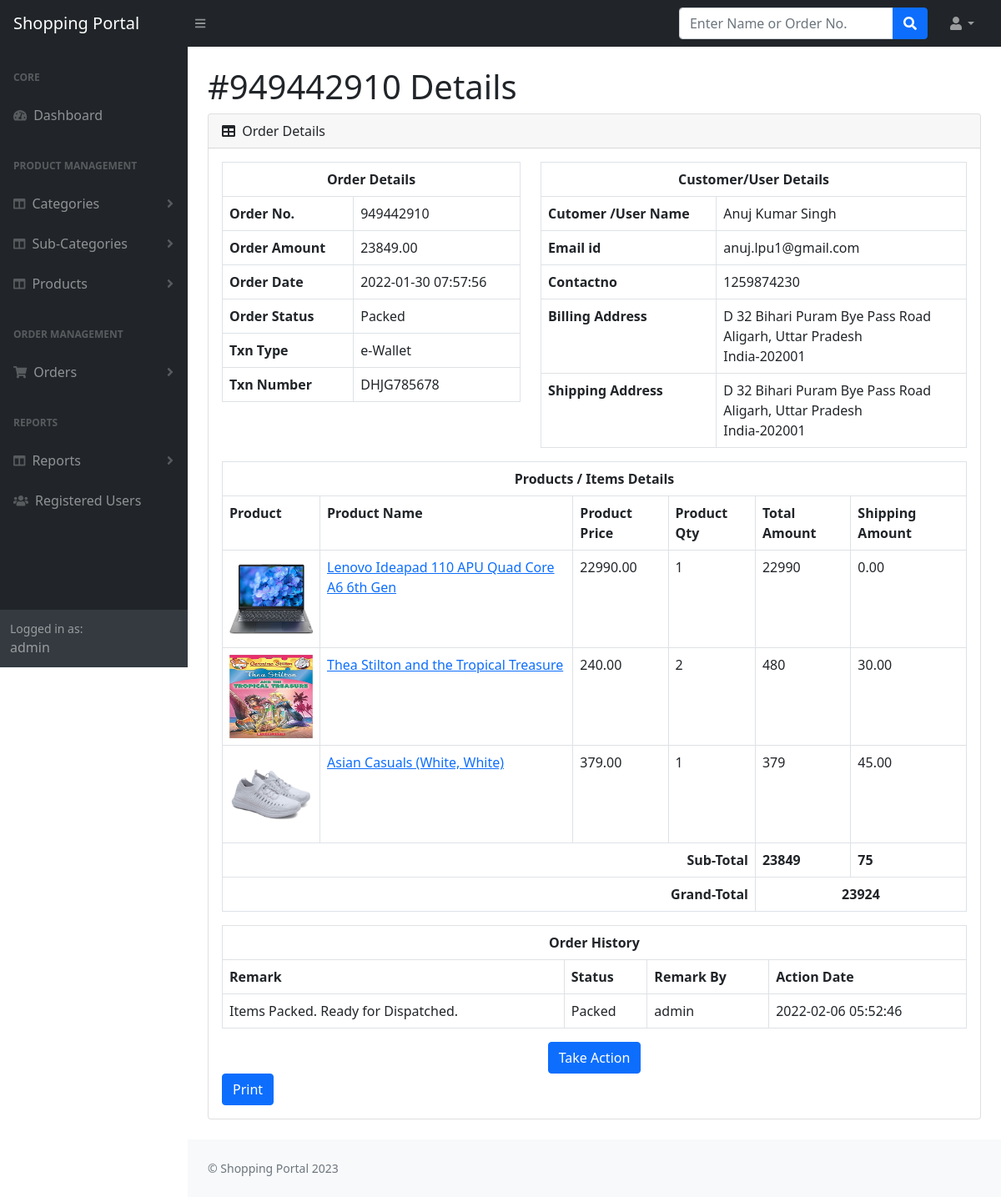
/shopping/admin/order-details.php?orderid=2 (signed in), run on the app's committed database.
### tables this page shows
CREATE TABLE `orders` (
  `id` int(11) NOT NULL,
  `orderNumber` bigint(12) DEFAULT NULL,
  `userId` int(11) DEFAULT NULL,
  `addressId` int(11) DEFAULT NULL,
  `totalAmount` decimal(10,2) DEFAULT NULL,
  `txnType` varchar(200) DEFAULT NULL,
  `txnNumber` varchar(50) DEFAULT NULL,
  `orderStatus` varchar(120) DEFAULT NULL,
  `orderDate` timestamp NOT NULL DEFAULT current_timestamp()
);

CREATE TABLE `users` (
  `id` int(11) NOT NULL,
  `name` varchar(255) DEFAULT NULL,
  `email` varchar(255) DEFAULT NULL,
  `contactno` bigint(11) DEFAULT NULL,
  `password` varchar(255) DEFAULT NULL,
  `regDate` timestamp NOT NULL DEFAULT current_timestamp(),
  `updationDate` timestamp NULL DEFAULT NULL ON UPDATE current_timestamp()
);

CREATE TABLE `addresses` (
  `id` int(11) NOT NULL,
  `userId` int(11) DEFAULT NULL,
  `billingAddress` varchar(255) DEFAULT NULL,
  `biilingCity` varchar(150) DEFAULT NULL,
  `billingState` varchar(100) DEFAULT NULL,
  `billingPincode` int(11) DEFAULT NULL,
  `billingCountry` varchar(100) DEFAULT NULL,
  `shippingAddress` varchar(300) DEFAULT NULL,
  `shippingCity` varchar(150) DEFAULT NULL,
  `shippingState` varchar(100) DEFAULT NULL,
  `shippingPincode` int(11) DEFAULT NULL,
  `shippingCountry` varchar(100) DEFAULT NULL,
  `postingDate` timestamp NULL DEFAULT current_timestamp()
);

CREATE TABLE `ordertrackhistory` (
  `id` int(11) NOT NULL,
  `orderId` int(11) DEFAULT NULL,
  `status` varchar(255) DEFAULT NULL,
  `remark` mediumtext DEFAULT NULL,
  `actionBy` int(3) DEFAULT NULL,
  `postingDate` timestamp NOT NULL DEFAULT current_timestamp(),
  `canceledBy` varchar(100) DEFAULT NULL
);

### shopping/admin/order-details.php (the view, shortened to what this page needs)
<?php session_start();
include_once('includes/config.php');
if(strlen( $_SESSION["aid"])==0)
{
header('location:logout.php');
} else {
?>
<!DOCTYPE html>
<html lang="en">
    <head>
        <link href="https://cdn.jsdelivr.net/npm/simple-datatables@latest/dist/style.css" rel="stylesheet" />
        <link href="css/styles.css" rel="stylesheet" />
    </head>
    <body class="sb-nav-fixed">
 <?php include_once('includes/header.php');?>
        <div id="layoutSidenav">
       <?php include_once('includes/sidebar.php');?>
            <div id="layoutSidenav_content">
                <main>
<tbody>
<?php
$oid=$_GET['orderid'];
$query=mysqli_query($con,"SELECT orders.id,orderNumber,totalAmount,orderStatus,orderDate,users.contactno,orders.txnType,orders.txnNumber
,users.name,users.email,users.contactno,billingAddress,biilingCity,billingState,billingPincode,billingCountry,shippingAddress,shippingCity,shippingState,shippingPincode,shippingCountry
    FROM `orders` join users on users.id=orders.userId
join addresses on addresses.id=orders.addressId
    where (orders.id='$oid')");
$cnt=1;
while($row=mysqli_fetch_array($query))
{
?>
                    <div class="container-fluid px-4" >
                        <h1 class="mt-4">#<?php echo htmlentities($row['orderNumber']);?> Details</h1>
                        <div class="card mb-4">
                            <div class="card-header">
                                <i class="fas fa-table me-1"></i>
                                Order Details
                            </div>
                            <div class="card-body" id="print">
                                <div class="row">
                                    <div class="col-5">
                                <table class="table table-bordered" border='1' width="100%">
                                        <tr>
                                            <th colspan="2" style="text-align:center;">Order Details</th>
                                        </tr>
                                        <tr>
                                            <th>Order No.</th>
                                            <td><?php echo htmlentities($row['orderNumber']);?></td>
                                            </tr>
                                            <tr>
                                            <th>Order Amount</th>
                                            <td> <?php echo htmlentities($row['totalAmount']);?></td>
                                            </tr>
                                            <tr>
                                            <th>Order Date</th>
                                            <td><?php echo htmlentities($row['orderDate']);?></td>
                                        </tr>
                                        <tr>
                                            <th>Order Status</th>
                                               <td><?php $ostatus=$row['orderStatus'];
                                               if($ostatus==''):
                                                echo "Not Processed Yet";
                                            else:
                                                echo $ostatus;
                                            endif;
                                           ?></td>
                                           </tr>
                                             <tr>
                                            <th>Txn Type</th>
                                               <td><?php echo htmlentities($row['txnType']);?></td>
                                           </tr>
   <tr>
                                            <th>Txn Number</th>
                                               <td><?php echo htmlentities($row['txnNumber']);?></td>
                                           </tr>
                                    </tbody>
                                </table></div>
 <div class="col-7" style="float:left;">
        <table class="table table-bordered" border="1" width="100%">
                                        <tr>
                                            <th colspan="2" style="text-align:center;">Customer/User Details</th>
                                        </tr>
                                        <tr>
                                            <th>Cutomer /User Name</th>
                                            <td><?php echo htmlentities($row['name']);?></td>
                                            </tr>
                                            <tr>
                                            <th>Email id </th>
                                            <td> <?php echo htmlentities($row['email']);?></td>
                                            </tr>
                                            <tr>
                                            <th>Contactno</th>
                                            <td><?php echo htmlentities($row['contactno']);?></td>
                                        </tr>
                                        <tr>
                                            <th>Billing Address</th>
                                               <td><?php echo htmlentities($row['billingAddress']);?><br />
                                                <?php echo htmlentities($row['biilingCity']);?>, <?php echo htmlentities($row['billingState']);?><br />
                                                <?php echo htmlentities($row['billingCountry']);?>-<?php echo htmlentities($row['billingPincode']);?>
                                               </td>
                                           </tr>
                                             <tr>
                                            <th>Shipping Address</th>
                                               <td><?php echo htmlentities($row['shippingAddress']);?><br />
                                            <?php echo htmlentities($row['shippingCity']);?>, <?php echo htmlentities($row['shippingState']);?><br />
                                                <?php echo htmlentities($row['shippingCountry']);?>-<?php echo htmlentities($row['shippingPincode']);?>
                                               </td>
                                           </tr>
                                        <?php $cnt=$cnt+1; } ?>
                                </table></div>
 <div class="col-12">
        <table class="table table-bordered" border="1">
                                        <tr>
                                            <th colspan="6" style="text-align:center;">Products / Items Details</th>
                                        </tr>
                                        <tr>
                                            <th>Product</th>
                                            <th>Product Name</th>
                                            <th>Product Price </th>
                                            <th>Product Qty</th>
                                            <th>Total Amount</th>
                                            <th>Shipping Amount</th>
                                        </tr>
<?php
$oid=$_GET['orderid'];
$query=mysqli_query($con,"SELECT products.id as pid,products.productName,products.productImage1,products.productPrice,products.shippingCharge, ordersdetails.quantity FROM `ordersdetails`
JOIN orders on orders.orderNumber=ordersdetails.orderNumber
join products on products.id=ordersdetails.productId
    where (orders.id='$oid')");
while($row=mysqli_fetch_array($query))
{
?>
             <tr>
                    <td><img src="productimages/<?php echo htmlentities($row['productImage1']);?>" alt="<?php echo htmlentities($row['productName']);?>" width="100" height="100"></td>
                    <td>
                       <a href="edit-product.php?id=<?php echo htmlentities($pd=$row['pid']);?>" target="_blank"><?php echo htmlentities($row['productName']);?></a>
        </td>
<td><?php echo htmlentities($row['productPrice']);?></td>
                    <td><?php echo htmlentities($row['quantity']);?></td>
                     <td><?php echo htmlentities($totalamount=$row['quantity']*$row['productPrice']);?></td>
                        <td><?php echo htmlentities($tshipping=$row['shippingCharge']);?></td>
                </tr>
<?php
$grandtotalamount+=$totalamount;
$grandtshipping+=$tshipping;
} ?>
<tr>
    <th colspan="4" style="text-align:right;">Sub-Total</th>
    <th><?php echo htmlentities(round($grandtotalamount,2));?></th>
    <th><?php echo htmlentities(round($grandtshipping,2));?></th>
</tr>
<tr>
    <th colspan="4" style="text-align:right;">Grand-Total</th>
    <th colspan="2" style="text-align:center;"><?php echo htmlentities(round($grandtotalamount+$grandtshipping,2));?></th>
</tr>
                                </table></div>
<?php
$query=mysqli_query($con,"SELECT remark,status,postingDate,tbladmin.username FROM `ordertrackhistory`
join tbladmin on tbladmin.id=ordertrackhistory.actionBy
    where (ordertrackhistory.orderId='$oid')");
$count=mysqli_num_rows($query);
if($count>0){
     ?>
 <div class="col-12">
        <table class="table table-bordered" border="1" width="100%">
                                        <tr>
                                            <th colspan="6" style="text-align:center;">Order History</th>
                                        </tr>
                                        <tr>
                                            <th>Remark</th>
                                            <th>Status</th>
                                            <th>Remark By </th>
                                            <th>Action Date</th>
                                        </tr>
<?php
while($row=mysqli_fetch_array($query))
{
?>
<tr>
<td><?php echo htmlentities($row['remark']);?></td>
<td><?php echo htmlentities($row['status']);?></td>
<td><?php echo htmlentities($row['username']);?></td>
<td><?php echo htmlentities($row['postingDate']);?></td>
</tr>
<?php } ?>
</table></div>
<?php } ?>
<?php if($ostatus==''|| $ostatus=='Packed' || $ostatus=='Dispatched' || $ostatus=='In Transit' || $ostatus=='Out For Delivery'): ?>
<div align="center"><button class="btn btn-primary" type="button" data-bs-toggle="modal" data-bs-target="#exampleModal">Take Action</button>
</div>
<?php endif;?>
<div style="float:right;">
  <button class="btn btn-primary" style="cursor: pointer;"  OnClick="CallPrint(this.value)" >Print</button></div>
                            </div>
<?php include_once('includes/footer.php');?>
    </body>
</html>
<?php } ?>

### data on the page
orders: orderNumber "949442910", totalAmount "23849.00", orderDate "2022-01-30 07:57:56", orderStatus "Packed", txnType "e-Wallet", txnNumber "DHJG785678", userId.name "Anuj Kumar Singh", userId.email "anuj.lpu1@gmail.com", userId.contactno "1259874230", addressId.billingAddress "D 32 Bihari Puram Bye Pass Road", addressId.biilingCity "Aligarh", addressId.billingState "Uttar Pradesh", addressId.billingCountry "India", addressId.billingPincode "202001", addressId.shippingAddress "D 32 Bihari Puram Bye Pass Road", addressId.shippingCity "Aligarh", addressId.shippingState "Uttar Pradesh", addressId.shippingCountry "India", addressId.shippingPincode "202001"
ordertrackhistory: remark "Items Packed. Ready for Dispatched.", status "Packed", tbladmin.username "admin", postingDate "2022-02-06 05:52:46"

### other printed values
$_SESSION['alogin'] "admin"
$row['productName'] "Lenovo Ideapad 110 APU Quad Core A6 6th Gen"
$row['productPrice'] "22990.00"
$row['quantity'] "1"
$totalamount=$row['quantity']*$row['productPrice'] "22990"
$tshipping=$row['shippingCharge'] "0.00"
$row['productName'] "Thea Stilton and the Tropical Treasure"
$row['productPrice'] "240.00"
$row['quantity'] "2"
$totalamount=$row['quantity']*$row['productPrice'] "480"
$tshipping=$row['shippingCharge'] "30.00"
$row['productName'] "Asian Casuals (White, White)"
$row['productPrice'] "379.00"
$totalamount=$row['quantity']*$row['productPrice'] "379"
$tshipping=$row['shippingCharge'] "45.00"
